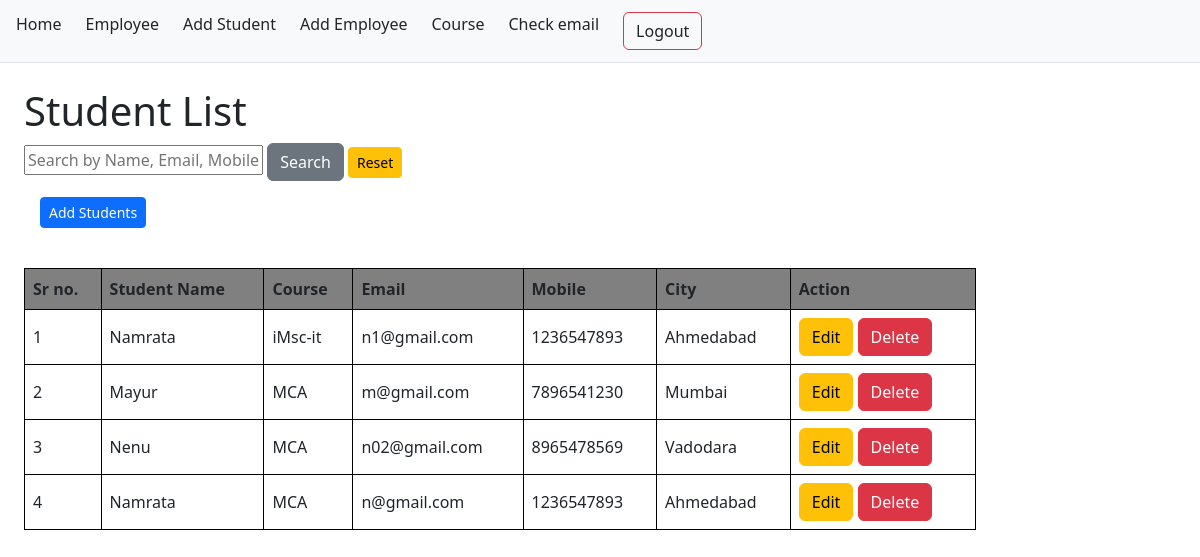
Page /student/list/ (signed in) on the committed database.
### student/models.py (models this page shows, shortened)
class Student(models.Model):
    name=models.CharField(max_length=100)
    c_name=models.ForeignKey(Course,on_delete=models.CASCADE,
                             null=True,blank=True
                             )
    email=models.EmailField()
    mobile=models.CharField(max_length=10)
    city=models.CharField(max_length=50)

class Course(models.Model):
    c_name=models.CharField(max_length=50)
    c_code=models.CharField(max_length=20,unique=True)
    start_date=models.DateField()
    end_date=models.DateField()
    faculty_name=models.CharField(max_length=50)
    is_active=models.BooleanField(default=True)
    def __str__(self):
        return self.c_name

### student/views.py (the view)
# urls.py: path('student/list/',views.stud_list, name='list'),
@login_required(login_url='login')
def stud_list(request):
    students=Student.objects.all()
    return render(request,'stud_crud/list.html',{'students':students})

### student/templates/stud_crud/list.html (shortened to what this page needs)
{% extends 'base.html' %}
{% block content %}
    <div class="card-container">
        <h1>Student List</h1>
    </div>
    <div class="card-body">
        <div class="table-responsive">
            <form method="GET">
                <input type="text" name="search" class="from-control-9"
                placeholder="Search by Name, Email, Mobile or City" value="{{ search }}">
                <button class="btn btn-secondary" type="submit">Search</button>
                <a class="btn btn-sm btn-warning" href="{% url 'list' %}">Reset</a>
            </form>
            <a class="btn btn-sm btn-primary m-3" href="{% url 'add' %}">Add Students</a>
            <br><br>
            <table class="student-table">
                <thead>
                    <tr>
                        <th scope="col">Sr no.</th>
                        <th scope="col">Student Name</th>
                        <th scope="col">Course</th>
                        <th scope="col">Email</th>
                        <th scope="col">Mobile</th>
                        <th scope="col">City</th>
                        <th scope="col">Action</th>
                    </tr>
                </thead>
                <tbody>
                    {% for students in students %}
                    <tr>
                        <td>{{ forloop.counter }}</td>
                        <td>{{ students.name }}</td>
                        <td>{{ students.c_name }}</td>
                        <td>{{ students.email }}</td>
                        <td>{{ students.mobile }}</td>
                        <td>{{ students.city }}</td>
                        <td>
                            <a href="{% url 'edit' students.id %}" class="btn btn-warning">Edit</a>
                            <a href="{% url 'delete' students.id %}" class="btn btn-danger" onclick="return confirm('Delete this student ?')">Delete</a>
                        </td>
                    </tr>
                    {% endfor %}
                </tbody>
            </table>
        </div>
    </div>
{% endblock %}

### student/templates/base.html (style rules this page uses)
body { margin: 0; }

### student/templates/stud_crud/list.html (style rules this page uses)
.student-table { width: 100%; border-collapse: collapse; }
.student-table th { background-color: gray; }
.student-table th, .student-table td { border: 1px solid black; padding: 8px; text-align: left; }

### rows in the picture
Student: name "Namrata", c_name "iMsc-it", email "n1@gmail.com", mobile "1236547893", city "Ahmedabad"
Student: name "Mayur", c_name "MCA", email "m@gmail.com", mobile "7896541230", city "Mumbai"
Student: name "Nenu", c_name "MCA", email "n02@gmail.com", mobile "8965478569", city "Vadodara"
Student: name "Namrata", c_name "MCA", email "n@gmail.com", mobile "1236547893", city "Ahmedabad"
